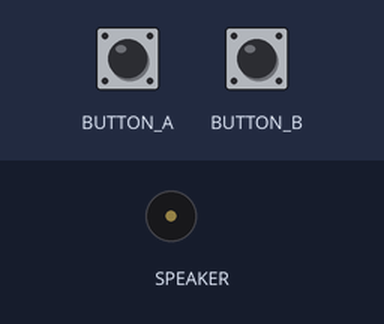
A program run on a simulated Circuit Playground running CircuitPython. Parts: buzzer (waves = sounding). The test bench sets the inputs (shaded band). Random numbers come from a fixed seed.

Above: at 1.2 s.
1.3 s: button A pressed for 0.15 s
At 1.38 s:
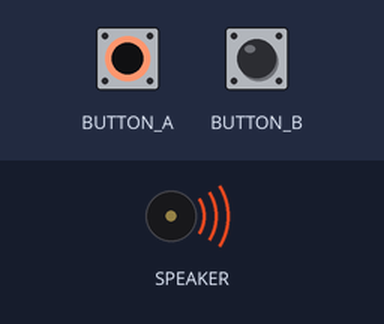
4.3 s: button B pressed for 0.15 s
At 11.2 s:
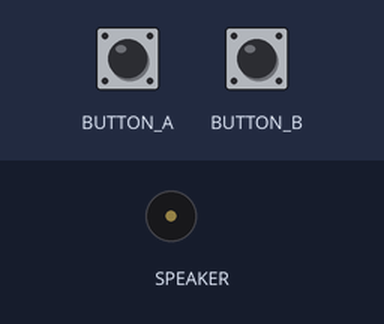
Timing chart, 0 to 12.7 s (numbered marks = the images above; inputs shaded):
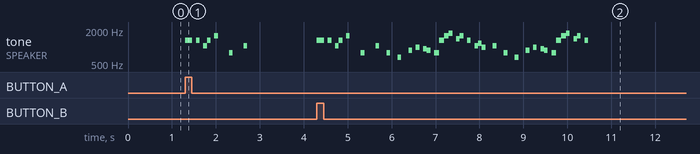

Measured:
- after the input at 1.3 s, tone on SPEAKER: plays 1319 Hz for 0.17 s, 1319 Hz for 0.08 s, 1047 Hz for 0.08 s, 1319 Hz for 0.08 s, 1568 Hz for 0.08 s, 784 Hz for 0.08 s … (7 notes in this stretch), starting at once
- after the input at 4.3 s, tone on SPEAKER: plays 1319 Hz for 0.17 s, 1319 Hz for 0.08 s, 1047 Hz for 0.08 s, 1319 Hz for 0.08 s, 1568 Hz for 0.08 s, 784 Hz for 0.08 s … (37 notes in this stretch), starting at once

The program:

stop_melody1.py
```python
# (licence header left out)
import time
import random
from adafruit_circuitplayground.express import cpx

# This brings in the song to play
import melody
number_of_notes = len(melody.melody)

# Loop forever
while True:
    if cpx.button_a or cpx.button_b:
        game_length = random.randrange(len(melody.melody))
        for i in range(game_length):
            note_duration = 1 / melody.tempo[i]
            note = melody.melody[i]
            if note == 0:
                time.sleep(note_duration)
            else:
                cpx.play_tone(note, note_duration)
```

pitches.py
```python
#********************************************************************
#* Musical Notes via https://www.arduino.cc/en/Tutorial/ToneMelody  *
#********************************************************************

NOTE_B0  = 31
NOTE_C1  = 33
NOTE_CS1 = 35
NOTE_D1  = 37
NOTE_DS1 = 39
NOTE_E1  = 41
NOTE_F1  = 44
NOTE_FS1 = 46
NOTE_G1  = 49
NOTE_GS1 = 52
NOTE_A1  = 55
NOTE_AS1 = 58
NOTE_B1  = 62
NOTE_C2  = 65
NOTE_CS2 = 69
NOTE_D2  = 73
NOTE_DS2 = 78
NOTE_E2  = 82
NOTE_F2  = 87
NOTE_FS2 = 93
NOTE_G2  = 98
NOTE_GS2 = 104
NOTE_A2  = 110
NOTE_AS2 = 117
NOTE_B2  = 123
NOTE_C3  = 131
NOTE_CS3 = 139
NOTE_D3  = 147
NOTE_DS3 = 156
NOTE_E3  = 165
NOTE_F3  = 175
NOTE_FS3 = 185
NOTE_G3  = 196
NOTE_GS3 = 208
NOTE_A3  = 220
NOTE_AS3 = 233
NOTE_B3  = 247
NOTE_C4  = 262
NOTE_CS4 = 277
NOTE_D4  = 294
NOTE_DS4 = 311
NOTE_E4  = 330
NOTE_F4  = 349
NOTE_FS4 = 370
NOTE_G4  = 392
NOTE_GS4 = 415
NOTE_A4  = 440
NOTE_AS4 = 466
NOTE_B4  = 494
NOTE_C5  = 523
NOTE_CS5 = 554
NOTE_D5  = 587
NOTE_DS5 = 622
NOTE_E5  = 659
NOTE_F5  = 698
NOTE_FS5 = 740
NOTE_G5  = 784
NOTE_GS5 = 831
NOTE_A5  = 880
NOTE_AS5 = 932
NOTE_B5  = 988
NOTE_C6  = 1047
NOTE_CS6 = 1109
NOTE_D6  = 1175
NOTE_DS6 = 1245
NOTE_E6  = 1319
NOTE_F6  = 1397
NOTE_FS6 = 1480
NOTE_G6  = 1568
NOTE_GS6 = 1661
NOTE_A6  = 1760
NOTE_AS6 = 1865
NOTE_B6  = 1976
NOTE_C7  = 2093
NOTE_CS7 = 2217
NOTE_D7  = 2349
NOTE_DS7 = 2489
NOTE_E7  = 2637
NOTE_F7  = 2794
NOTE_FS7 = 2960
NOTE_G7  = 3136
NOTE_GS7 = 3322
# CPX currently doesn't support freq > 3500
#NOTE_A7  = 3520
#NOTE_AS7 = 3729
#NOTE_B7  = 3951
#NOTE_C8  = 4186
#NOTE_CS8 = 4435
#NOTE_D8  = 4699
#NOTE_DS8 = 4978
```

Source omitted: melody.py (data table, 1145 bytes)
